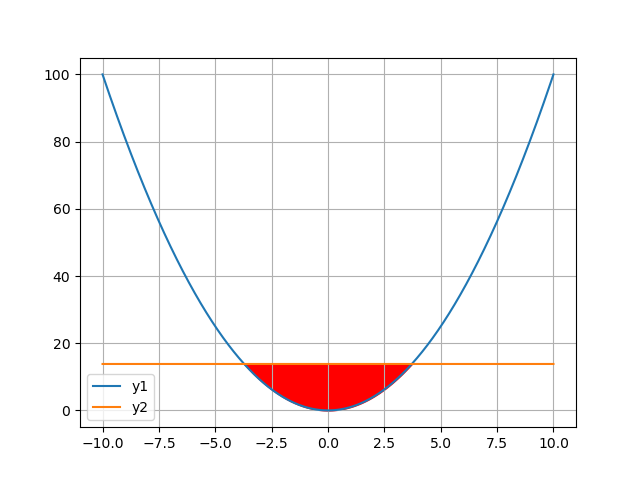

Here is the Python script that generated this plot:
import numpy as np
import matplotlib.pyplot as plt

x = np.linspace(-10, 10, 2000)
y1 = x**2
y2 = (x-1)**2/10**6 + 6*np.log(10)

plt.plot(x, y1, label='y1')
plt.plot(x, y2, label='y2')
plt.fill_between(x, y1, y2, where=y1<y2, color='red')
plt.grid()
plt.legend()
plt.show()
